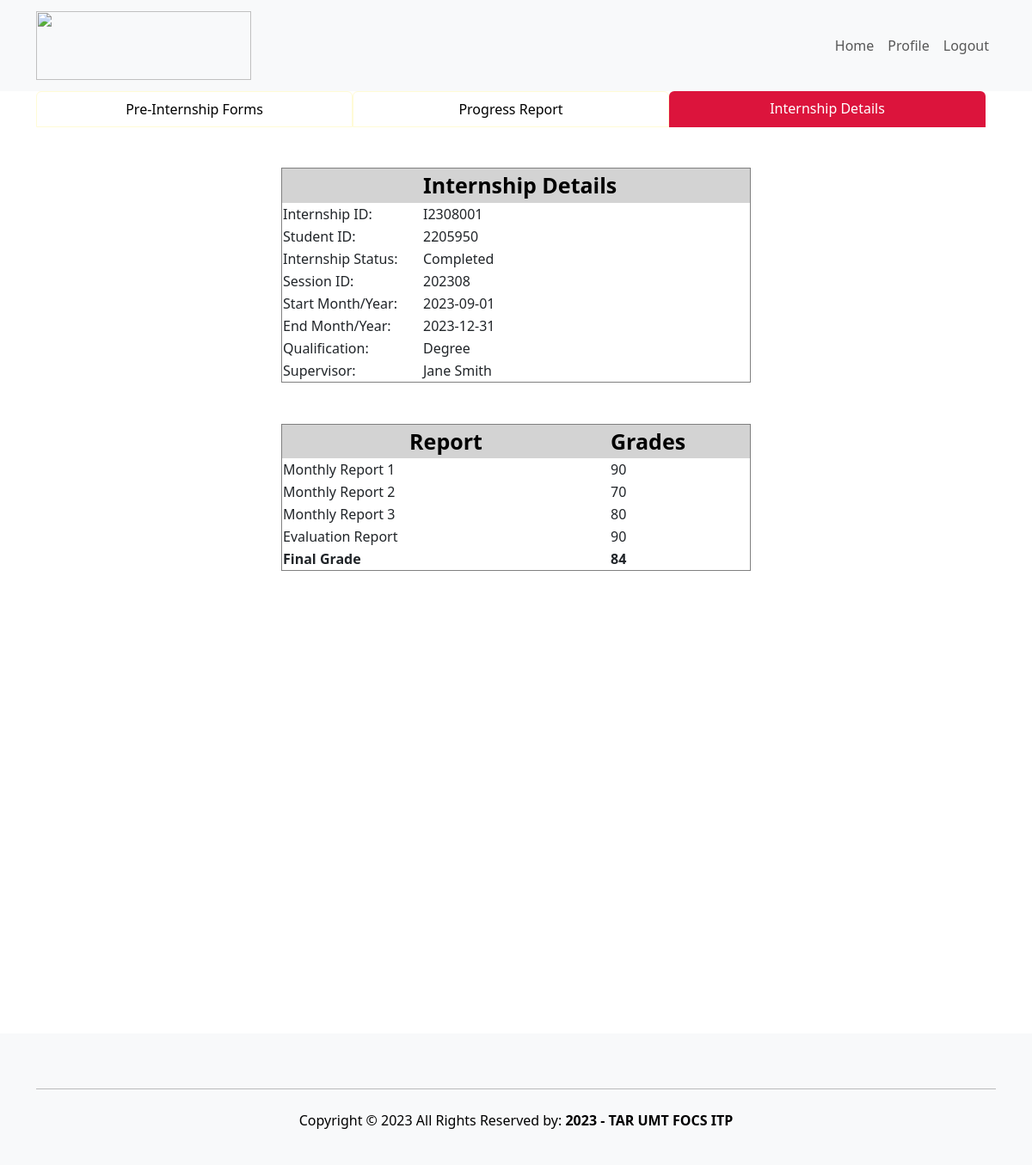
The page /student/InternshipDetails.php (signed in) on the database its author committed.
### tables this page shows
CREATE TABLE `internship` (
  `internshipID` varchar(10) NOT NULL,
  `studID` varchar(10) DEFAULT NULL,
  `sessionID` varchar(10) DEFAULT NULL,
  `indemnity` varchar(100) DEFAULT NULL,
  `indemnityStatus` enum('Accepted','Rejected','Pending','Missing') DEFAULT NULL,
  `parentAcknowledgement` varchar(100) DEFAULT NULL,
  `parentAcknowledgementStatus` enum('Accepted','Rejected','Pending','Missing') DEFAULT NULL,
  `companyAcceptance` varchar(100) DEFAULT NULL,
  `companyAcceptanceStatus` enum('Accepted','Rejected','Pending','Missing') DEFAULT NULL,
  `monthlyReport1` varchar(100) DEFAULT NULL,
  `monthlyReport1Grade` int(11) DEFAULT NULL,
  `monthlyReport2` varchar(100) DEFAULT NULL,
  `monthlyReport2Grade` int(11) DEFAULT NULL,
  `monthlyReport3` varchar(100) DEFAULT NULL,
  `monthlyReport3Grade` int(11) DEFAULT NULL,
  `evaluationReport` varchar(100) DEFAULT NULL,
  `evaluationReportGrade` int(11) DEFAULT NULL,
  `finalGrade` int(11) DEFAULT NULL,
  `internshipStatus` enum('In Progress','Completed','Suspended','Terminated') DEFAULT NULL
);

CREATE TABLE `session` (
  `sessionID` varchar(10) NOT NULL,
  `startMonthYear` date DEFAULT NULL,
  `endMonthYear` date DEFAULT NULL,
  `qualification` enum('Diploma','Degree') DEFAULT NULL
);

CREATE TABLE `staff` (
  `staffID` varchar(10) NOT NULL,
  `staffName` varchar(50) DEFAULT NULL,
  `staffEmail` varchar(50) DEFAULT NULL,
  `staffIC` varchar(12) DEFAULT NULL,
  `staffGender` enum('Male','Female','Other') DEFAULT NULL,
  `staffPhoneNo` varchar(15) DEFAULT NULL,
  `staffPassword` varchar(50) NOT NULL
);

### student/InternshipDetails.php (the view, shortened to what this page needs)
<?php
include 'studentHeader.php';
?>
    <form id="form1" style="min-height:100vh;" runat="server">
        <div class="container row justify-content-md-center mx-auto">
            <div class="nav nav-tabs border-0" id="nav-tab" role="tablist">
                <a href="PreInternship.php" class="nav-link col-4 text-black text-center" style="border-color: #FFFBD6">
                    Pre-Internship Forms
                </a>
                <a href="Progress.php" class="nav-link col-4 text-black text-center" style="border-color: #FFFBD6">
                    Progress Report
                </a>
                <a href="InternshipDetails.php" class="nav-link active col-4 text-white border-0 text-center" style="background-color: #dc143c">
                    Internship Details
                </a>
            </div>
        </div>
    <div style="overflow-x: scroll; height:60vh;" class="container row justify-content-md-center mx-auto">
        <div class="container">
            <?php
            require 'connect.php';
            $internshipSql = "SELECT
                        internship.internshipID,
                        internship.studID,
                        internship.internshipStatus,
                        internship.sessionID,
                        session.startMonthYear,
                        session.endMonthYear,
                        session.qualification,
                        staff.staffName AS supervisorName
                    FROM internship
                    INNER JOIN session ON internship.sessionID = session.sessionID
                    INNER JOIN supervisor ON session.sessionID = supervisor.sessionID
                    INNER JOIN staff ON supervisor.staffID = staff.staffID
                    WHERE internship.studID = $studID";
            $internshipResult = $con->query($internshipSql);
            if ($internshipResult->num_rows > 0) {
                echo '<div style="display: flex; justify-content: center;">';
                echo '<table style="width: 50%;" border="1">';
                echo '<tr style="background-color: lightgray; color: black; text-align: center; font-size: 25px; font-weight: bold;">';
                echo '<th style="width: 30%; "></th>';
                echo '<th style="width: 70%;text-align: left;">Internship Details</th>';
                echo '</tr>';
                while ($row = $internshipResult->fetch_assoc()) {
                    echo "<tr><td>Internship ID:</td><td>" . $row["internshipID"] . "</td></tr>";
                    echo "<tr><td>Student ID:</td><td>" . $row["studID"] . "</td></tr>";
                    echo "<tr><td>Internship Status:</td><td>" . $row["internshipStatus"] . "</td></tr>";
                    echo "<tr><td>Session ID:</td><td>" . $row["sessionID"] . "</td></tr>";
                    echo "<tr><td>Start Month/Year:</td><td>" . $row["startMonthYear"] . "</td></tr>";
                    echo "<tr><td>End Month/Year:</td><td>" . $row["endMonthYear"] . "</td></tr>";
                    echo "<tr><td>Qualification:</td><td>" . $row["qualification"] . "</td></tr>";
                    echo "<tr><td>Supervisor:</td><td>" . $row["supervisorName"] . "</td></tr>";
                }
                echo '</table>';
                echo '</div>';
            } else {
                echo "No internship details found for this student.";
            }
            $reportSql = "SELECT * FROM internship WHERE studID = $studID";
            $reportResult = $con->query($reportSql);
            if ($reportResult->num_rows > 0) {
                echo '<br>';
                echo '<br>';
                echo '<div style="display: flex; justify-content: center;">';
                echo '<table style="width: 50%;" border="1">';
                echo '<tr style="background-color: lightgray; color: black; text-align: center; font-size: 25px; font-weight: bold;">';
                echo '<th style="width: 70%; text-align: center;">Report</th>';
                echo '<th style="width: 30%; text-align: left;">Grades</th>';
                echo '</tr>';
                $reportFields = array(
                    'monthlyReport1' => 'Monthly Report 1',
                    'monthlyReport2' => 'Monthly Report 2',
                    'monthlyReport3' => 'Monthly Report 3',
                    'evaluationReport' => 'Evaluation Report'
                );
                while ($row = $reportResult->fetch_assoc()) {
                    foreach ($reportFields as $fieldName => $fieldLabel) {
                        $grade = $row[$fieldName . 'Grade'];
                        echo "<tr>
                                        <td>$fieldLabel</td>
                                        <td>$grade</td>
                                    </tr>";
                    }
                    $finalGrade = $row['finalGrade'];
                }
                echo "<tr>
                                <td><b>Final Grade</b></td>
                                <td><b> $finalGrade </b></td>
                            </tr>";
                echo '</table>';
            } else {
                echo "No report grades found for this student.";
            }
            ?>
        </div>
    </div>
</form>
<?php
include 'studentFooter.php';
?>

### rows shown on the page
internship: internshipID "I2308001", studID "2205950", internshipStatus "Completed", sessionID "202308", sessionID.startMonthYear "2023-09-01", sessionID.endMonthYear "2023-12-31", sessionID.qualification "Degree", staff.staffName "Jane Smith", fieldLabel "Monthly Report 1", monthlyReport1Grade "90", fieldLabel "Monthly Report 2", monthlyReport2Grade "70", fieldLabel "Monthly Report 3", monthlyReport3Grade "80", fieldLabel "Evaluation Report", evaluationReportGrade "90", finalGrade "84"
